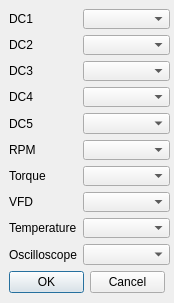
<?xml version="1.0" encoding="UTF-8"?>
<ui version="4.0">
 <class>SettingsDialog</class>
 <widget class="QDialog" name="SettingsDialog">
  <property name="geometry">
   <rect>
    <x>0</x>
    <y>0</y>
    <width>174</width>
    <height>303</height>
   </rect>
  </property>
  <property name="minimumSize">
   <size>
    <width>174</width>
    <height>277</height>
   </size>
  </property>
  <property name="windowTitle">
   <string>Settings</string>
  </property>
  <widget class="QDialogButtonBox" name="buttonBox">
   <property name="geometry">
    <rect>
     <x>9</x>
     <y>271</y>
     <width>156</width>
     <height>23</height>
    </rect>
   </property>
   <property name="orientation">
    <enum>Qt::Horizontal</enum>
   </property>
   <property name="standardButtons">
    <set>QDialogButtonBox::Cancel|QDialogButtonBox::Ok</set>
   </property>
  </widget>
  <widget class="QWidget" name="formLayoutWidget">
   <property name="geometry">
    <rect>
     <x>9</x>
     <y>9</y>
     <width>161</width>
     <height>256</height>
    </rect>
   </property>
   <layout class="QFormLayout" name="settingsList">
    <property name="sizeConstraint">
     <enum>QLayout::SetMaximumSize</enum>
    </property>
    <item row="0" column="0">
     <widget class="QLabel" name="dc1Label">
      <property name="text">
       <string>DC1</string>
      </property>
     </widget>
    </item>
    <item row="0" column="1">
     <widget class="QComboBox" name="dC1ComboBox"/>
    </item>
    <item row="1" column="0">
     <widget class="QLabel" name="dC2Label">
      <property name="text">
       <string>DC2</string>
      </property>
     </widget>
    </item>
    <item row="1" column="1">
     <widget class="QComboBox" name="dC2ComboBox"/>
    </item>
    <item row="2" column="0">
     <widget class="QLabel" name="dC3Label">
      <property name="text">
       <string>DC3</string>
      </property>
     </widget>
    </item>
    <item row="2" column="1">
     <widget class="QComboBox" name="dC3ComboBox"/>
    </item>
    <item row="3" column="0">
     <widget class="QLabel" name="dC4Label">
      <property name="text">
       <string>DC4</string>
      </property>
     </widget>
    </item>
    <item row="3" column="1">
     <widget class="QComboBox" name="dC4ComboBox"/>
    </item>
    <item row="4" column="0">
     <widget class="QLabel" name="dC5Label">
      <property name="text">
       <string>DC5</string>
      </property>
     </widget>
    </item>
    <item row="4" column="1">
     <widget class="QComboBox" name="dC5ComboBox"/>
    </item>
    <item row="5" column="0">
     <widget class="QLabel" name="rpmLabel">
      <property name="text">
       <string>RPM</string>
      </property>
     </widget>
    </item>
    <item row="5" column="1">
     <widget class="QComboBox" name="rpmComboBox"/>
    </item>
    <item row="6" column="0">
     <widget class="QLabel" name="torqueLabel">
      <property name="text">
       <string>Torque</string>
      </property>
     </widget>
    </item>
    <item row="6" column="1">
     <widget class="QComboBox" name="torqueComboBox"/>
    </item>
    <item row="7" column="0">
     <widget class="QLabel" name="VFDLabel">
      <property name="text">
       <string>VFD</string>
      </property>
     </widget>
    </item>
    <item row="7" column="1">
     <widget class="QComboBox" name="VFDComboBox"/>
    </item>
    <item row="8" column="0">
     <widget class="QLabel" name="temperatureLabel">
      <property name="text">
       <string>Temperature</string>
      </property>
     </widget>
    </item>
    <item row="8" column="1">
     <widget class="QComboBox" name="temperatureComboBox"/>
    </item>
    <item row="9" column="0">
     <widget class="QLabel" name="OSCLabel">
      <property name="text">
       <string>Oscilloscope</string>
      </property>
     </widget>
    </item>
    <item row="9" column="1">
     <widget class="QComboBox" name="OSCComboBox"/>
    </item>
   </layout>
  </widget>
 </widget>
 <resources/>
 <connections>
  <connection>
   <sender>buttonBox</sender>
   <signal>rejected()</signal>
   <receiver>SettingsDialog</receiver>
   <slot>reject()</slot>
   <hints>
    <hint type="sourcelabel">
     <x>84</x>
     <y>256</y>
    </hint>
    <hint type="destinationlabel">
     <x>86</x>
     <y>138</y>
    </hint>
   </hints>
  </connection>
  <connection>
   <sender>buttonBox</sender>
   <signal>accepted()</signal>
   <receiver>SettingsDialog</receiver>
   <slot>accept()</slot>
   <hints>
    <hint type="sourcelabel">
     <x>84</x>
     <y>256</y>
    </hint>
    <hint type="destinationlabel">
     <x>86</x>
     <y>138</y>
    </hint>
   </hints>
  </connection>
 </connections>
</ui>
